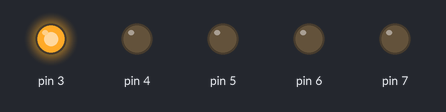
This sketch was run on a simulated Arduino Uno, built with avr-gcc and run on an emulated ATmega328P. On the bench: output pins drawn as LEDs (lit = HIGH).

Above: at 0.05 s.
At 0.65 s:
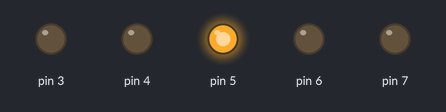
At 1.45 s:
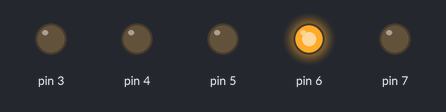
At 2.25 s:
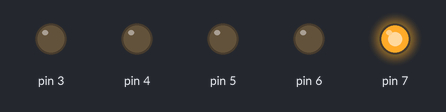
At 2.85 s:
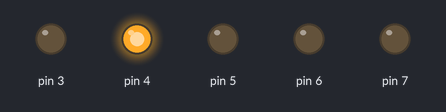
Timing chart, 0 to 3.1 s (numbered marks = the images above):
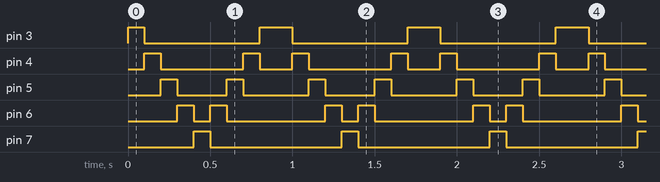

Measured:
- by itself, pin 3: repeats every 0.90 s: LOW 0.70 s, HIGH 0.20 s
- by itself, pin 4: repeats every 0.90 s: LOW 0.50 s, HIGH 0.10 s, LOW 0.20 s, HIGH 0.10 s
- by itself, pin 5: repeats every 0.90 s: LOW 0.30 s, HIGH 0.10 s, LOW 0.40 s, HIGH 0.10 s
- by itself, pin 6: repeats every 0.90 s: LOW 0.10 s, HIGH 0.10 s, LOW 0.60 s, HIGH 0.10 s
- by itself, pin 7: alternates HIGH for 0.10 s and LOW for 0.80 s

The sketch:

Knight_Rider.ino
```cpp
void setup() {
  // put your setup code here, to run once:
  pinMode(3,OUTPUT);
  pinMode(4,OUTPUT);
  pinMode(5,OUTPUT);
  pinMode(6,OUTPUT);
  pinMode(7,OUTPUT);

}

void loop() {

  // put your main code here, to run repeatedly:
 digitalWrite(3,HIGH);
 delay(100);
 digitalWrite(3,LOW);
 digitalWrite(4,HIGH);
 delay(100);
 digitalWrite(4,LOW);
 digitalWrite(5,HIGH);
 delay(100);
 digitalWrite(5,LOW);
 digitalWrite(6,HIGH);
 delay(100);
 digitalWrite(6,LOW);
 digitalWrite(7,HIGH);
 delay(100);
 digitalWrite(7,LOW);
 digitalWrite(6,HIGH);
 delay(100);
 digitalWrite(6,LOW);
 digitalWrite(5,HIGH);
 delay(100);
 digitalWrite(5,LOW);
 digitalWrite(4,HIGH);
 delay(100);
 digitalWrite(4,LOW);
 digitalWrite(3,HIGH);
 delay(100);
 digitalWrite(3,LOW);


}
```
